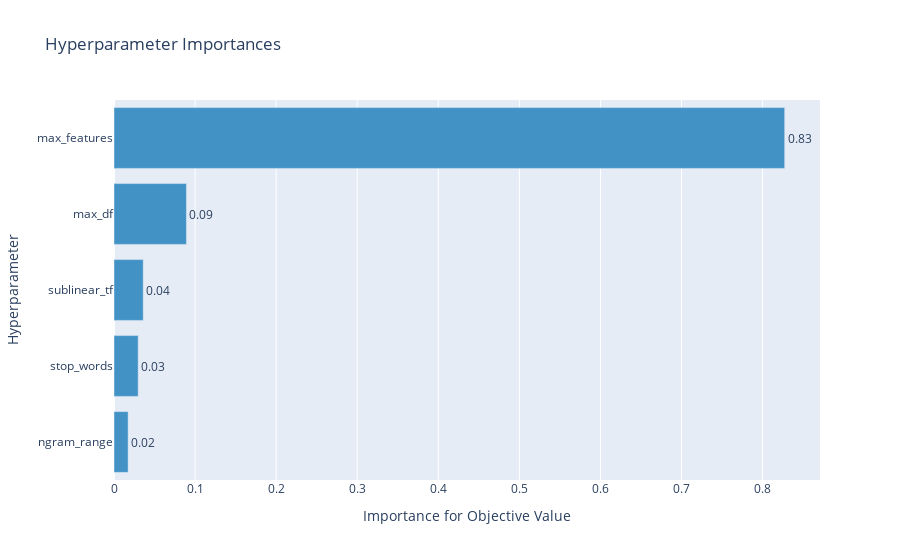

The notebook cell this image was saved under:
### Code cell
fig = optuna.visualization.plot_param_importances(study)
fig.write_image(f"tfidf_feature_importance_{ROLLING_WINDOW_SIZE}.png")
fig.show()

### Figure 1 — Plotly figure (JSON) as saved in the notebook; plotly's stock layout.template omitted (floating-point values rounded to 4 significant figures)
{"data": [{"cliponaxis": false, "hovertemplate": ["ngram_range (IntUniformDistribution): 0.017447844246326043<extra></extra>", "stop_words (CategoricalDistribution): 0.029820928789838306<extra></extra>", "sublinear_tf (IntUniformDistribution): 0.03607095439338544<extra></extra>", "max_df (DiscreteUniformDistribution): 0.08937057434109318<extra></extra>", "max_features (IntUniformDistribution): 0.827289698229357<extra></extra>"], "marker": {"color": "rgb(66,146,198)"}, "orientation": "h", "text": ["0.017447844246326043", "0.029820928789838306", "0.03607095439338544", "0.08937057434109318", "0.827289698229357"], "textposition": "outside", "texttemplate": "%{text:.2f}", "type": "bar", "x": [0.01745, 0.02982, 0.03607, 0.08937, 0.8273], "y": ["ngram_range", "stop_words", "sublinear_tf", "max_df", "max_features"]}], "layout": {"showlegend": false, "title": {"text": "Hyperparameter Importances"}, "xaxis": {"title": {"text": "Importance for Objective Value"}}, "yaxis": {"title": {"text": "Hyperparameter"}}}}
